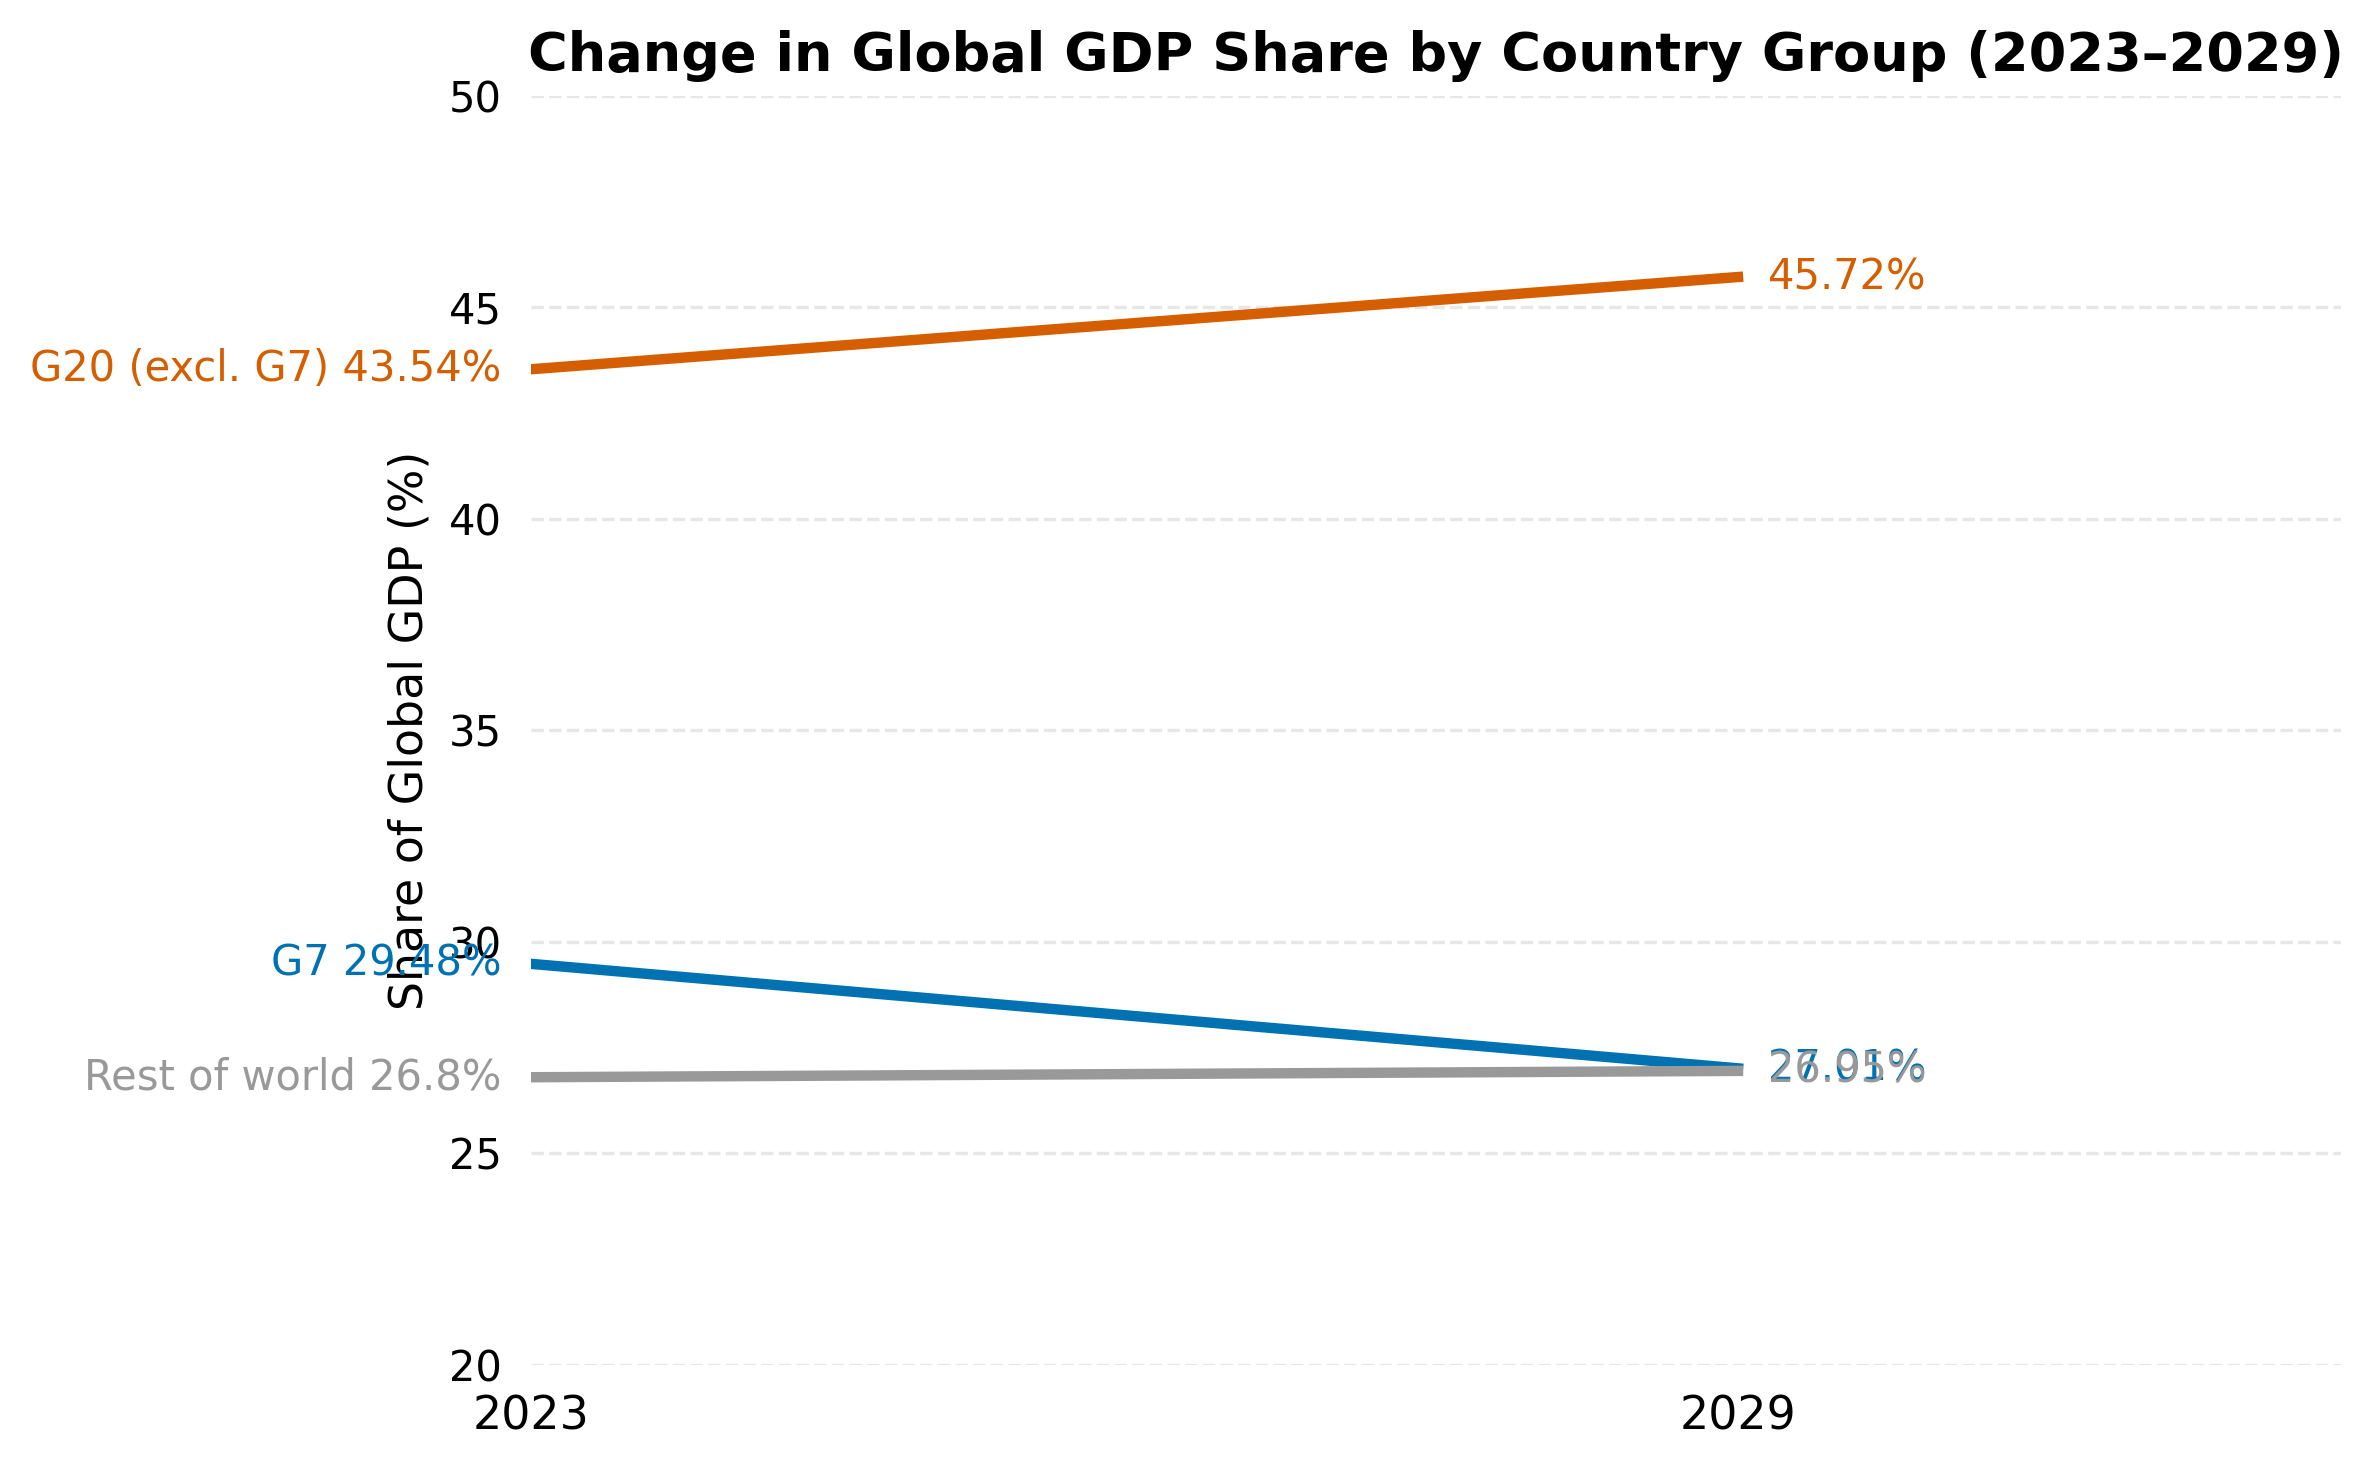

Python code for this plot:
# slope_gdp.py
import matplotlib.pyplot as plt

# Dades de la gràfica
groups = ['G7', 'G20 (excl. G7)', 'Rest of world']
share_2023 = [29.48, 43.54, 26.80]
share_2029 = [27.01, 45.72, 26.95]

#Config. de la gràfica

fig, ax = plt.subplots(figsize=(8, 5))
ax.set_title("Change in Global GDP Share by Country Group (2023–2029)", fontsize=13, fontweight='bold')
ax.set_xlim(0, 3)
ax.set_xticks([0, 2])
ax.set_xticklabels(["2023", "2029"], fontsize=11)
ax.set_ylabel("Share of Global GDP (%)", fontsize=11)
ax.set_ylim(20, 50)

# Colors per grup

colors = {
    'G7': '#0072B2',              # Azul
    'G20 (excl. G7)': '#D55E00',  # Naranja rojizo
    'Rest of world': '#999999'    # Gris
}

# Dibuixem linees i etiquetes
for i, group in enumerate(groups):
    plt.plot([0, 2], [share_2023[i], share_2029[i]], color=colors[group], linewidth=2.5)
    plt.text(-0.05, share_2023[i], f"{group} {share_2023[i]}%", color=colors[group], ha='right', va='center', fontsize=10)
    plt.text(2.05, share_2029[i], f"{share_2029[i]}%", color=colors[group], ha='left', va='center', fontsize=10)

# Neteja estetica
ax.spines['top'].set_visible(False)
ax.spines['right'].set_visible(False)
ax.spines['bottom'].set_visible(False)
ax.spines['left'].set_visible(False)
ax.tick_params(left=False, bottom=False)
ax.grid(axis='y', linestyle='--', alpha=0.3)

# Guardem resultat
plt.tight_layout()
plt.savefig("slope_gdp.png", dpi=300, bbox_inches='tight')
plt.show()
